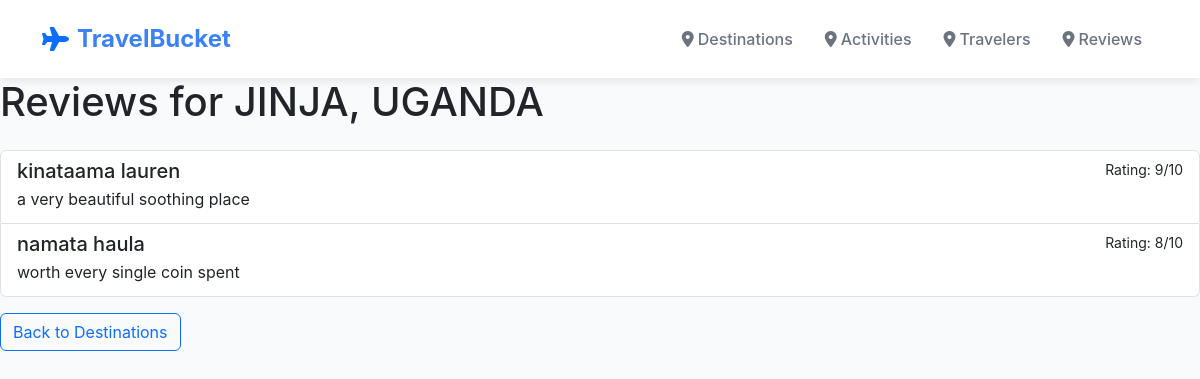
The page /destinations/4/reviews/ on the database its author committed.
### explorer/models.py (models this page shows, shortened)
class Destination(models.Model):
    name = models.CharField(max_length=100)
    country = models.CharField(max_length=100)
    description = models.TextField()
    best_season = models.CharField(max_length=50)
    image = models.ImageField(upload_to='destinations/', null=True, blank=True)

class Review(models.Model):
    traveler = models.ForeignKey(Traveler, on_delete=models.CASCADE)
    destination = models.ForeignKey(Destination, on_delete=models.CASCADE, related_name='reviews')
    rating = models.IntegerField(choices=[(i, i) for i in range(1, 11)])
    comment = models.TextField()

class Traveler(models.Model):
    name = models.CharField(max_length=100)
    email = models.EmailField()
    favorite_destination = models.ForeignKey(Destination, on_delete=models.SET_NULL, null=True, blank=True)

### explorer/views.py (the view)
# urls.py: path('destinations/<int:destination_id>/reviews/', views.reviews_page, name='reviews_page'),
def reviews_page(request, destination_id):
    destination = get_object_or_404(Destination, pk=destination_id)
    reviews = destination.reviews.all()
    return render(request, 'explorer/reviews.html', {'destination': destination, 'reviews': reviews})

### explorer/templates/explorer/reviews.html (shortened to what this page needs)
{% extends 'explorer/base.html' %}
{% block content %}
<h1 class="mb-4">Reviews for {{ destination.name }}, {{ destination.country }}</h1>
<div class="list-group">
    {% for review in reviews %}
    <div class="list-group-item list-group-item-action">
        <div class="d-flex w-100 justify-content-between">
            <h5 class="mb-1">{{ review.traveler.name }}</h5>
            <small>Rating: {{ review.rating }}/10</small>
        </div>
        <p class="mb-1">{{ review.comment }}</p>
    </div>
    {% empty %}
    <div class="list-group-item">No reviews available for this destination.</div>
    {% endfor %}
</div>
<a href="{% url 'destination_list' %}" class="btn btn-outline-primary mt-3">Back to Destinations</a>
{% endblock %}

### explorer/templates/explorer/base.html (style rules this page uses)
:root { --primary-blue: #3b82f6; --secondary-blue: #1e40af; --light-blue: #e0f2fe; --text-gray: #6b7280; --dark-gray: #374151; }
body { font-family: -apple-system, BlinkMacSystemFont, 'Segoe UI', Roboto, sans-serif; background-color: #f8fafc; }

### rows shown on the page
Destination: name "JINJA", country "UGANDA"
Review: traveler.name "kinataama lauren", rating "9", comment "a very beautiful soothing place"
Review: traveler.name "namata haula", rating "8", comment "worth every single coin spent"
